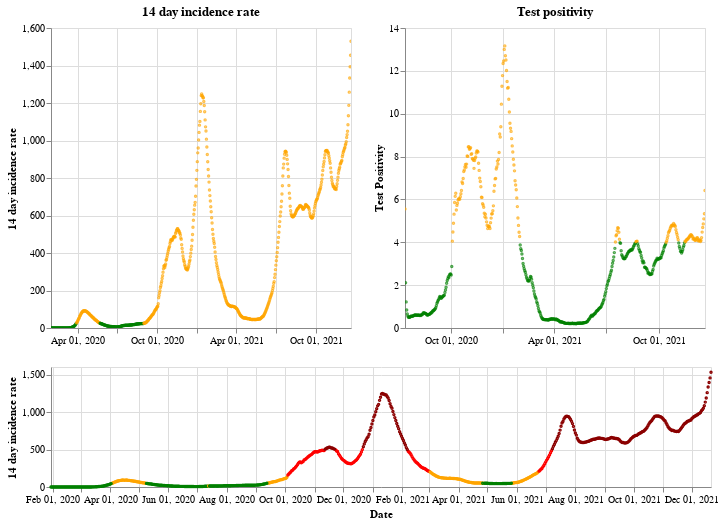

The cell this chart's notebook holds for it:
### Markdown cell above
## England

### Code cell
plot_traffic_light('England')

### Figure 1 — Vega-Lite specification as saved in the notebook (floating-point values rounded to 4 significant figures; data arrays with more than 128 entries replaced by an {"elided": "..."} marker saying what was removed)
{"config": {"view": {"continuousWidth": 400, "continuousHeight": 300}}, "vconcat": [{"hconcat": [{"mark": {"type": "point", "size": 2}, "encoding": {"color": {"condition": {"value": "green", "test": "(datum.twoWeeklyCasesRate <= 25)"}, "value": "orange"}, "tooltip": [{"type": "nominal", "field": "areaName"}, {"type": "temporal", "field": "date"}, {"type": "quantitative", "field": "twoWeeklyCasesRate"}, {"type": "quantitative", "field": "testPositivity"}], "x": {"type": "temporal", "axis": {"title": ""}, "field": "date", "scale": {"domain": {"selection": "DateBrush"}}, "timeUnit": "yearmonthdate"}, "y": {"type": "quantitative", "axis": {"title": "14 day incidence rate"}, "field": "twoWeeklyCasesRate"}}, "title": "14 day incidence rate", "width": 300}, {"mark": {"type": "point", "size": 2}, "encoding": {"color": {"condition": {"value": "green", "test": "(datum.testPositivity <= 4)"}, "value": "orange"}, "tooltip": [{"type": "nominal", "field": "areaName"}, {"type": "temporal", "field": "date"}, {"type": "quantitative", "field": "twoWeeklyCasesRate"}, {"type": "quantitative", "field": "testPositivity"}], "x": {"type": "temporal", "axis": {"title": ""}, "field": "date", "scale": {"domain": {"selection": "DateBrush"}}, "timeUnit": "yearmonthdate"}, "y": {"type": "quantitative", "axis": {"title": "Test Positivity"}, "field": "testPositivity"}}, "title": "Test positivity", "width": 300}]}, {"layer": [{"mark": {"type": "point", "size": 2}, "encoding": {"color": {"condition": {"value": "orange", "test": "(((datum.testPositivity < 4) && (datum.twoWeeklyCasesRate >= 50)) && (datum.twoWeeklyCasesRate < 200))"}, "value": "red"}, "opacity": {"condition": {"value": 1, "test": "((datum.twoWeeklyCasesRate >= 50) && (datum.twoWeeklyCasesRate < 500))"}, "value": 0}, "tooltip": [{"type": "nominal", "field": "areaName"}, {"type": "temporal", "field": "date"}, {"type": "quantitative", "field": "twoWeeklyCasesRate"}, {"type": "quantitative", "field": "testPositivity"}], "x": {"type": "temporal", "axis": {"title": "Date"}, "field": "date", "timeUnit": "yearmonthdate"}, "y": {"type": "quantitative", "axis": {"title": "14 day incidence rate"}, "field": "twoWeeklyCasesRate"}}, "selection": {"DateBrush": {"type": "interval", "encodings": ["x"], "fields": ["Time"]}}}, {"mark": {"type": "point", "size": 2}, "encoding": {"color": {"value": "darkred"}, "opacity": {"condition": {"value": 1, "test": "(datum.twoWeeklyCasesRate >= 500)"}, "value": 0}, "tooltip": [{"type": "nominal", "field": "areaName"}, {"type": "temporal", "field": "date"}, {"type": "quantitative", "field": "twoWeeklyCasesRate"}, {"type": "quantitative", "field": "testPositivity"}], "x": {"type": "temporal", "axis": {"title": "Date"}, "field": "date", "timeUnit": "yearmonthdate"}, "y": {"type": "quantitative", "axis": {"title": "14 day incidence rate"}, "field": "twoWeeklyCasesRate"}}}, {"mark": {"type": "point", "size": 2}, "encoding": {"color": {"condition": {"value": "green", "test": "((datum.testPositivity < 4) && (datum.twoWeeklyCasesRate < 50))"}, "value": "orange"}, "opacity": {"condition": {"value": 1, "test": "(datum.twoWeeklyCasesRate < 50)"}, "value": 0}, "tooltip": [{"type": "nominal", "field": "areaName"}, {"type": "temporal", "field": "date"}, {"type": "quantitative", "field": "twoWeeklyCasesRate"}, {"type": "quantitative", "field": "testPositivity"}], "x": {"type": "temporal", "axis": {"title": "Date"}, "field": "date", "timeUnit": "yearmonthdate"}, "y": {"type": "quantitative", "axis": {"title": "14 day incidence rate"}, "field": "twoWeeklyCasesRate"}}}], "height": 120, "width": 660}], "data": {"name": "data-fbabae6648c67739d73dcfe121bd8171"}, "$schema": "https://vega.github.io/schema/vega-lite/v4.8.1.json", "datasets": {"data-fbabae6648c67739d73dcfe121bd8171": {"elided": "692 records"}}}
